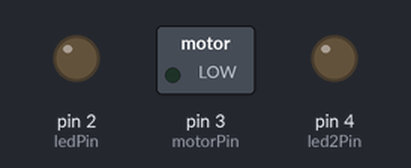
Recording of a sketch running on a simulated Arduino Uno, built with avr-gcc and run on an emulated ATmega328P. Shown: switched loads named in the sketch (green lamp = pin HIGH), output pins drawn as LEDs (lit = HIGH).

Above: at 0.5 s.
At 4.5 s:
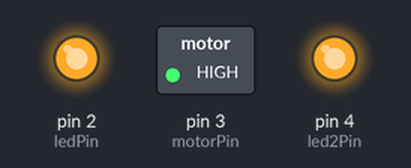
Timing chart, 0 to 6.9 s (numbered marks = the images above):
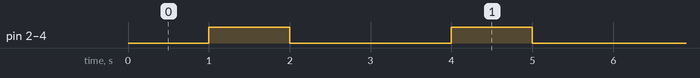

Measured:
- by itself, pin 2 (ledPin), pin 3 (motorPin), pin 4 (led2Pin): alternates HIGH for 1.0 s and LOW for 2.0 s

The sketch:

basic_dc.ino
```cpp
#define ledPin 2
#define motorPin 3
#define led2Pin 4

void setup()
{
  pinMode(ledPin, OUTPUT);
  pinMode(motorPin, OUTPUT);
  pinMode(led2Pin, OUTPUT);
}

void loop()
{
  delay(1000);
  digitalWrite(ledPin, HIGH);
  digitalWrite(motorPin, HIGH);
  digitalWrite(led2Pin, HIGH);
  delay(1000);
  digitalWrite(ledPin, LOW);
  digitalWrite(motorPin, LOW);
  digitalWrite(led2Pin, LOW);
  delay(1000);
}
```
